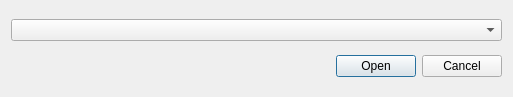
<?xml version="1.0" encoding="UTF-8"?>
<ui version="4.0">
 <class>AddCameraDialogClass</class>
 <widget class="QDialog" name="AddCameraDialogClass">
  <property name="geometry">
   <rect>
    <x>0</x>
    <y>0</y>
    <width>513</width>
    <height>97</height>
   </rect>
  </property>
  <property name="windowTitle">
   <string>AddCameraDialog</string>
  </property>
  <layout class="QVBoxLayout" name="verticalLayout">
   <item>
    <widget class="QComboBox" name="dropdownDevices"/>
   </item>
   <item>
    <widget class="QDialogButtonBox" name="buttonBox">
     <property name="standardButtons">
      <set>QDialogButtonBox::StandardButton::Cancel|QDialogButtonBox::StandardButton::Open</set>
     </property>
     <property name="centerButtons">
      <bool>false</bool>
     </property>
    </widget>
   </item>
  </layout>
 </widget>
 <layoutdefault spacing="6" margin="11"/>
 <resources/>
 <connections/>
</ui>
